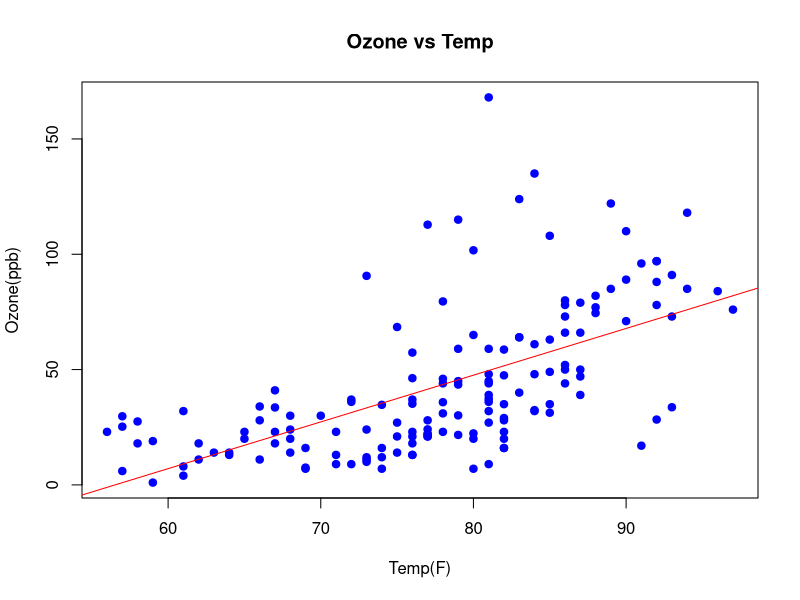
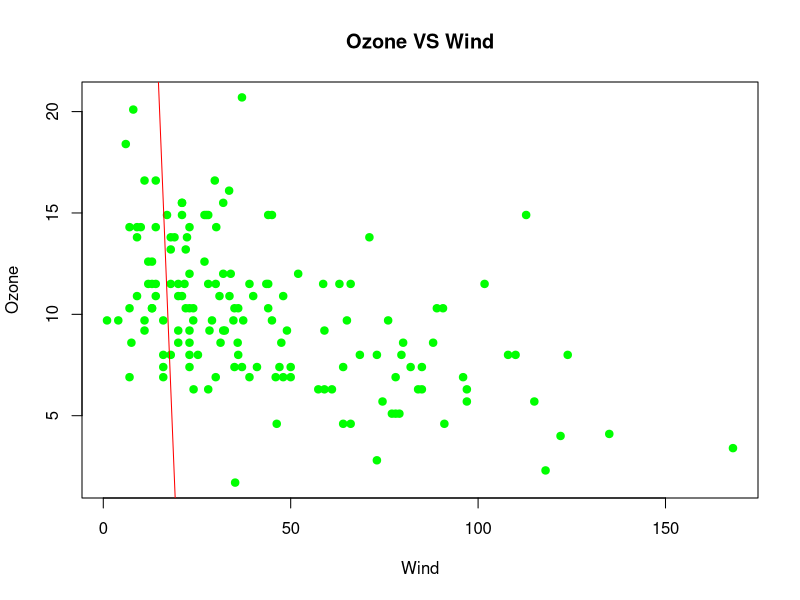
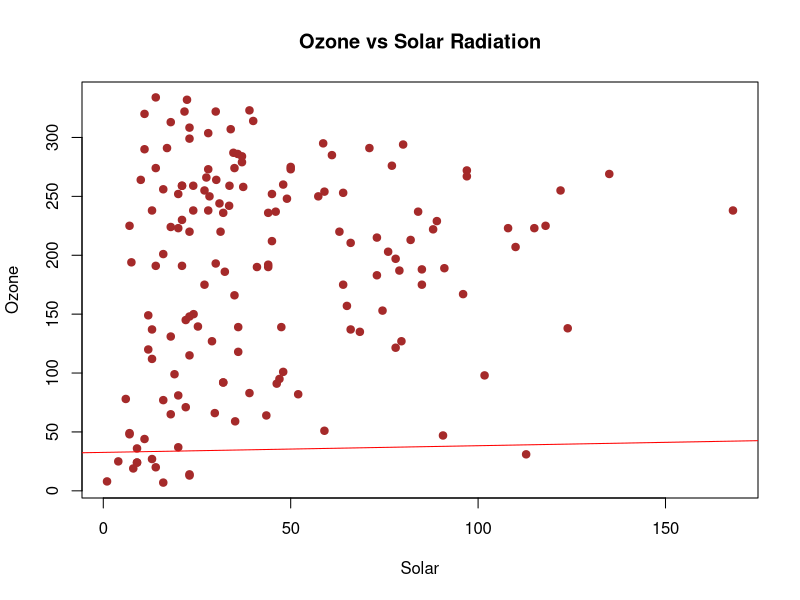
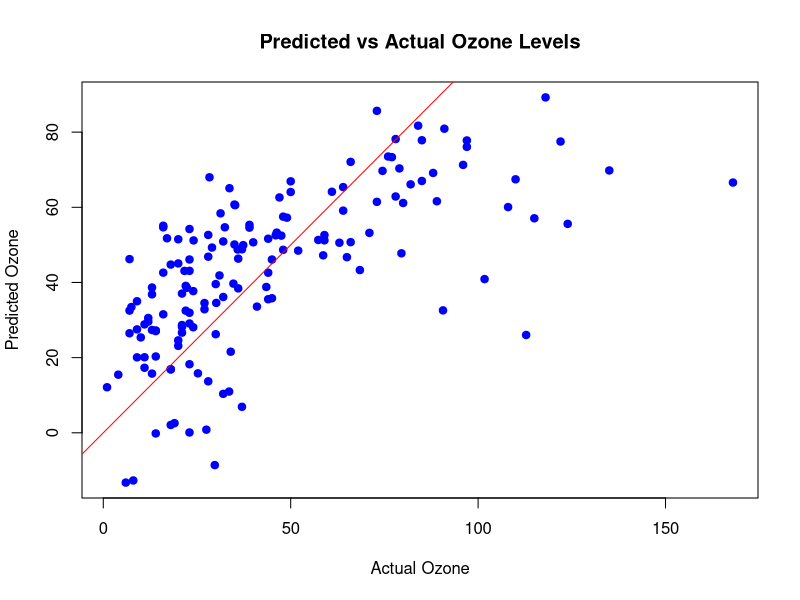
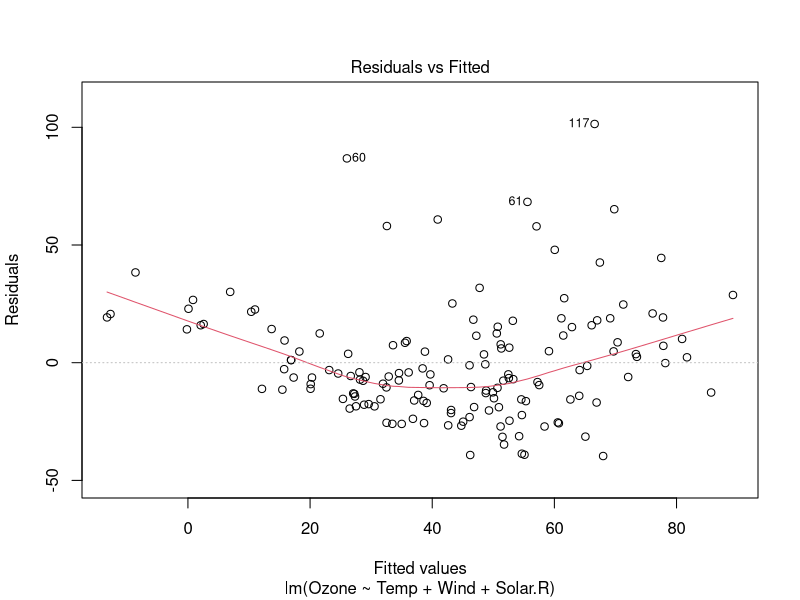
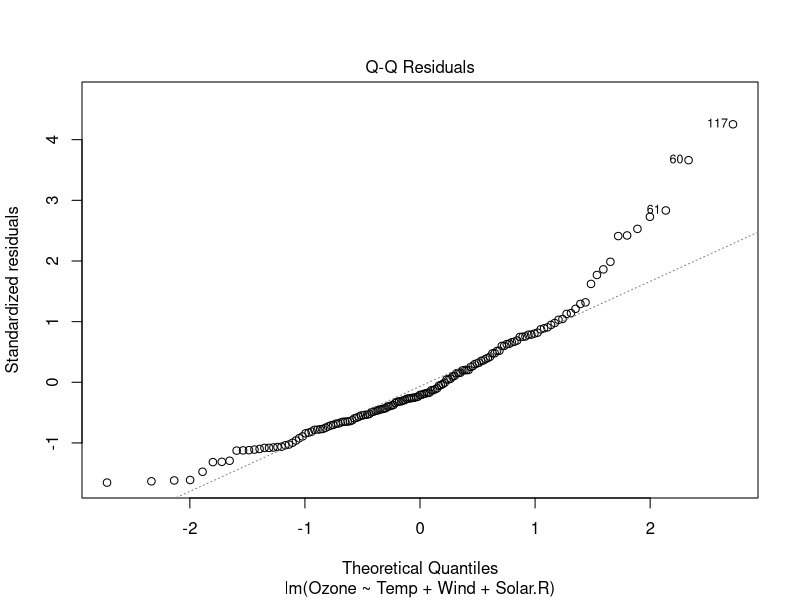
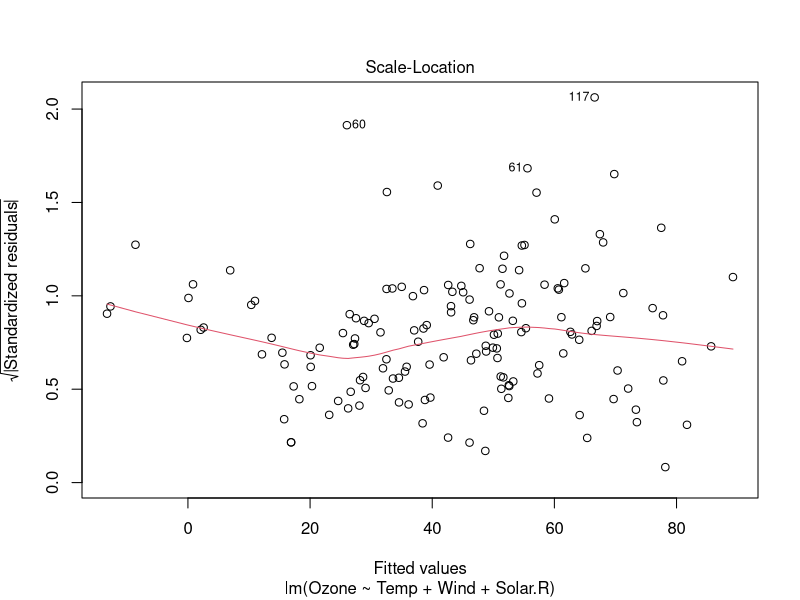
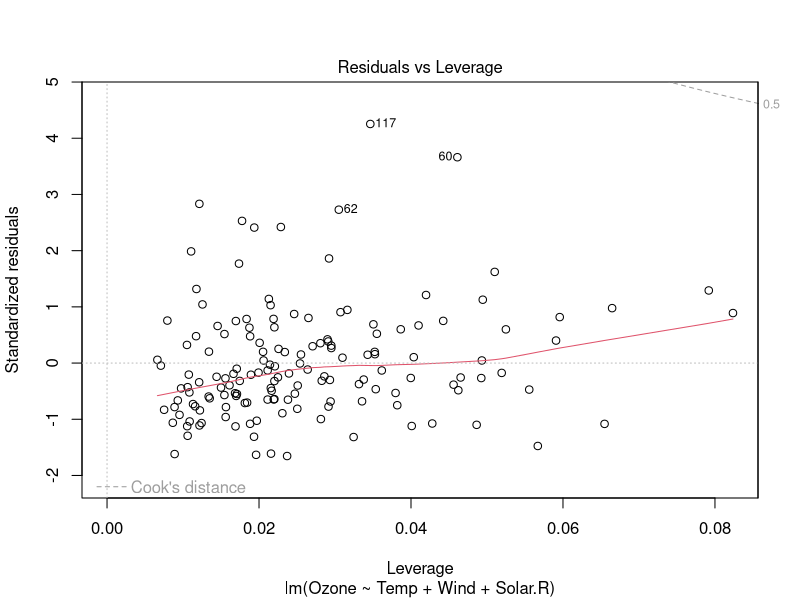

Source code (R) for these figures, in order:
#Air Quality Data ( Inbuild in R)
# Load the dataset
data("airquality")

#check the dataset
head(airquality)

#str of dataset
str(airquality)


#Check for missing value
colSums(is.na(airquality))

#ozone has 37 empty and solar.r has 7 empty values.

table(is.na(airquality$Ozone), airquality$Month)
table(is.na(airquality$Solar.R), airquality$Month)

#Ozone has mostly missing value in june. 21

#we are using interpolation as a logical choice

#install iib
install.packages("zoo")
library(zoo)

airquality$Ozone <- na.approx(airquality$Ozone)
colSums(is.na(airquality))

##Same for Solar.r
airquality$Solar.R<- na.approx(airquality$Solar.R)



##Summarize & understand the data
summary(airquality)

##checking correlation
cor(airquality[,c("Ozone", "Solar.R", "Wind", "Temp")], use = "complete.obs")

##Result ( plotting important variable)

#A Ozone vs temp
plot(airquality$Temp, airquality$Ozone,
     main = "Ozone vs Temp",
     xlab = "Temp(F)", ylab = "Ozone(ppb)",
     col = "Blue", pch = 19)
#aDD A TREND LINE
abline(lm(Ozone ~ Temp, data = airquality), col = "red")

#B Ozone vs Wind
plot(airquality$Ozone , airquality$Wind,
     main = "Ozone VS Wind",
     xlab = "Wind", ylab = "Ozone", 
     col = "Green", pch = 19)
abline(lm(Ozone ~ Wind, data = airquality), col = "red")


#c Solar cv Ozone
plot(airquality$Ozone, airquality$Solar.R,
     main = "Ozone vs Solar Radiation",
     xlab = "Solar", ylab = "Ozone",
     col = "Brown", pch = 19)
abline(lm(Ozone ~ Solar.R, data = airquality), col = "red")


#Multiple regression model
ozone_model <- lm(Ozone ~ Temp + Wind + Solar.R,data = airquality)
summary(ozone_model)


plot(airquality$Ozone, predict(ozone_model),
     main = "Predicted vs Actual Ozone Levels",
     xlab = "Actual Ozone", ylab = "Predicted Ozone",
     col = "blue", pch = 19)
abline(0, 1, col = "red")  # Add a perfect fit line

plot(ozone_model)

